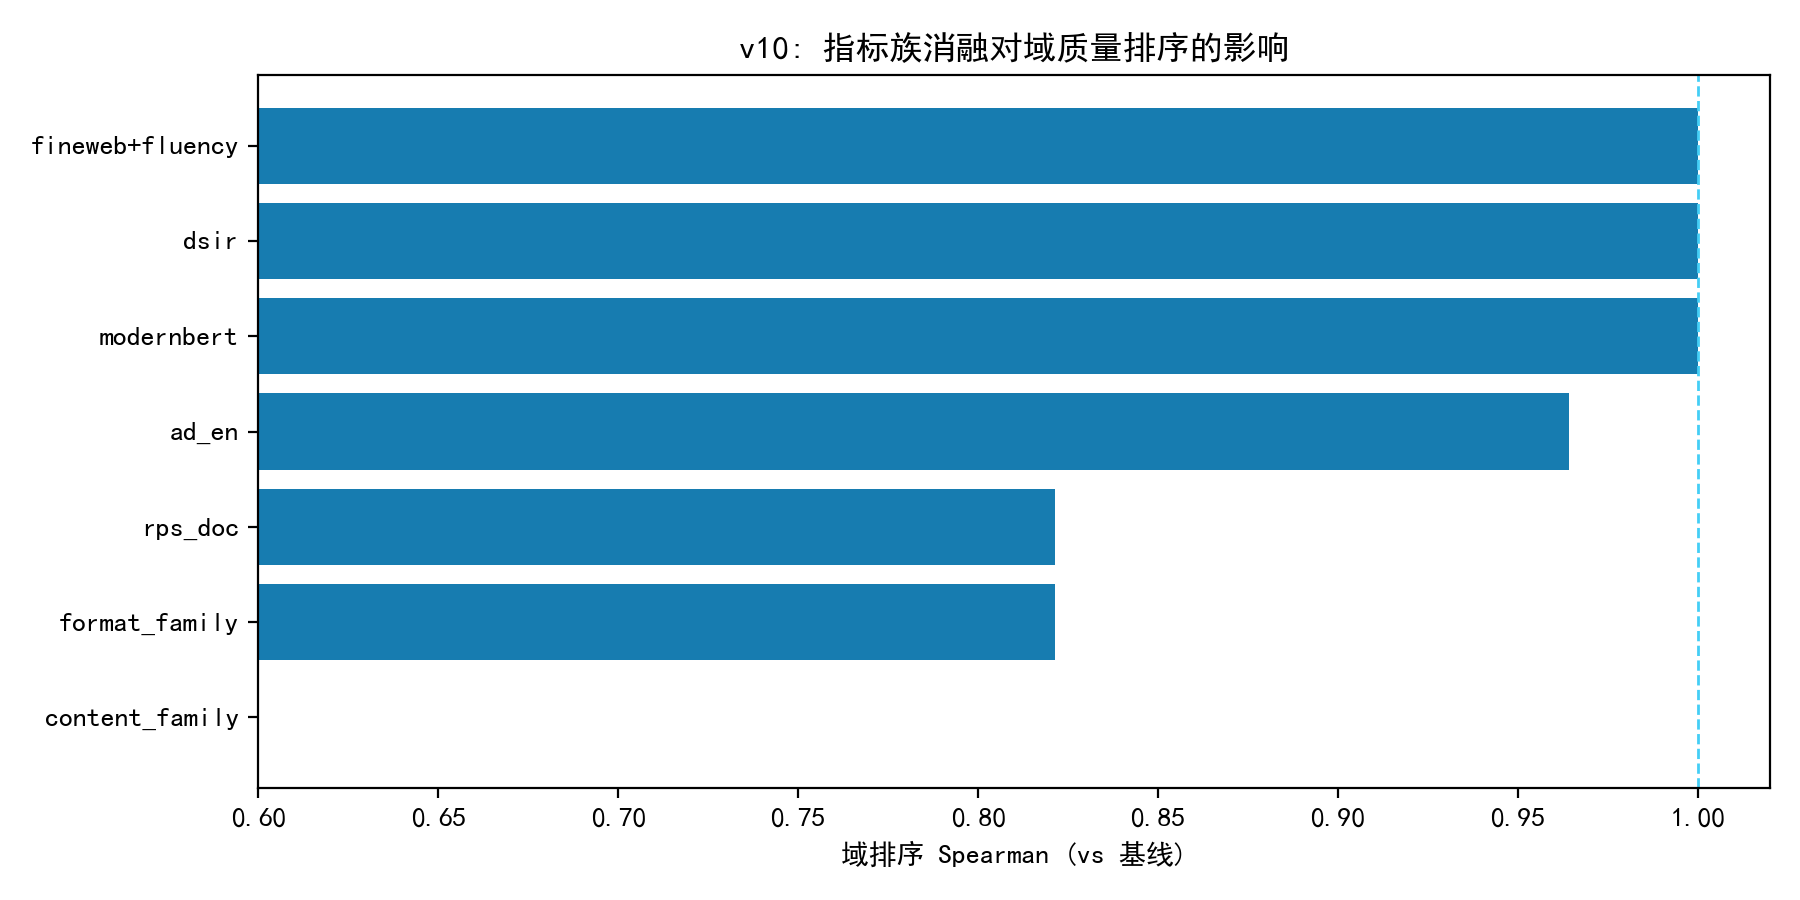

Recreate this plot in Python.
# -*- coding: utf-8 -*-
"""
v10 实验: 问题一质量评分指标消融 (指标族敏感性)
对 22 个质量指标做留一/留族消融, 重算组合赋权+TOPSIS 的域级质量排序:
  - 留一单个指标 (22 次)
  - 留整个"内容质量族" / "格式洁净族"
  - 留 modernbert_* / rps_* / dsir_* 分组
度量: 域排序 Spearman vs 基线, Q 相关, 冲突指数均值漂移, 消解效果变化
结论: 排序是否由某单一指标/指标族决定? 冲突与消解是否稳健?
输出: experiments/v10_p1_ablation.csv + 图
"""
import os, sys, json
import numpy as np
import pandas as pd
sys.path.insert(0, os.path.join(os.path.dirname(__file__), "..", "code"))
import p1_quality as P
from common import A, RES, FIG, BASE
from scipy.stats import spearmanr

EX = os.path.join(os.path.dirname(__file__))
os.makedirs(EX, exist_ok=True)

import matplotlib
matplotlib.use("Agg")
import matplotlib.pyplot as plt
import matplotlib.font_manager as fm
for _f in ("SimHei.ttf", "simsun.ttf"):
    _p = os.path.join(BASE, _f)
    if os.path.exists(_p):
        fm.fontManager.addfont(_p)
plt.rcParams["font.sans-serif"] = ["SimHei"]
plt.rcParams["axes.unicode_minus"] = False
plt.rcParams["axes.prop_cycle"] = "cycler(color=['#177cb0', '#1685a9', '#3eede7', '#70f3ff', '#44cef6', '#88ada6'])"
import plotstyle


def load_data():
    a1 = P.load_jsonl_xz(os.path.join(A, "slimpajama_quality_signal_sample.jsonl.xz"))
    a2 = P.load_jsonl_xz(os.path.join(A, "slimpajama_quality_extended", "arxiv_part-6777d8857c6e-000486.jsonl.xz"))
    a3 = P.load_jsonl_xz(os.path.join(A, "slimpajama_quality_extended", "github_part-6777d8857c6e-000275.jsonl.xz"))
    df = pd.concat([P.build_frame(a1), P.build_frame(a2, domain_hint="arxiv"),
                    P.build_frame(a3, domain_hint="github")], ignore_index=True)
    Xraw = df[P.ALL_IND].to_numpy(dtype=float)
    for j, k in enumerate(P.ALL_IND):
        if not P.DIRECTION[k]:
            Xraw[:, j] = -Xraw[:, j]
    X = P.winsorize_minmax(Xraw)
    dom = df["_source_domain"].to_numpy()
    return X, dom


def fast_critic_weight(X):
    """快速 CRITIC: Spearman 相关 = 秩的 Pearson 相关 (向量化 np.corrcoef)"""
    n, m = X.shape
    Rk = np.apply_along_axis(lambda v: pd.Series(v).rank(method="first").to_numpy(), 0, X)
    Rk = Rk / (n - 1) * 2 - 1
    Cmat = np.corrcoef(Rk, rowvar=False)
    Cmat = np.nan_to_num(Cmat)
    std = np.nanstd(X, axis=0, ddof=1)
    conflict = np.sum(1 - np.abs(Cmat), axis=1)
    C = std * conflict
    w = C / C.sum()
    return w


def domain_rank(X, dom):
    w_ent, _ = P.entropy_weight(X)
    w_cri = fast_critic_weight(X)
    w = 0.5 * w_ent + 0.5 * w_cri
    Q = P.topsis(X, w)
    dq = pd.DataFrame({"Q": Q, "domain": dom})
    grp = dq.groupby("domain")["Q"].mean().sort_values(ascending=False)
    return grp, w


def main():
    X, dom = load_data()
    n = len(X)
    print("data:", X.shape)

    # 基线
    grp0, w0 = domain_rank(X, dom)
    doms = grp0.index.tolist()
    print("基线域排序:", dict(zip(doms, np.round(grp0.values, 3))))
    ci0, qc0, qf0 = P.conflict_index(X)
    Qr0 = P.robust_resolve(X, w0, k=6)
    hi0 = ci0 > np.quantile(ci0[~np.isnan(ci0)], 0.9)
    resolv0 = float(np.nanmean(Qr0[hi0]) - np.nanmean(Qr0[~hi0]))

    rows = []
    groups = {"content_family": P.FAMILY_C, "format_family": P.FAMILY_F,
              "modernbert": [k for k in P.ALL_IND if k.startswith("modernbert")],
              "rps_doc": [k for k in P.ALL_IND if k.startswith("rps_doc")],
              "dsir": [k for k in P.ALL_IND if k.startswith("dsir")],
              "fineweb+fluency": ["fineweb_edu", "fluency_en"],
              "ad_en": ["ad_en"]}
    keep_set = {name: sorted(set(P.ALL_IND) - set(ks)) for name, ks in groups.items()}

    for name, keep in keep_set.items():
        jj = [P.ALL_IND.index(k) for k in keep]
        Xa = X[:, jj]
        grp, wa = domain_rank(Xa, dom)
        rk0 = pd.Series(np.arange(len(grp)), index=grp.index)
        rk_base = pd.Series(np.arange(len(grp0)), index=grp0.index)
        rho = rk0.reindex(doms).corr(rk_base.reindex(doms), method="spearman")
        # Q 相关 (对齐域均值)
        q0a = grp0.reindex(doms).to_numpy()
        q1a = grp.reindex(doms).to_numpy()
        qcorr = float(np.corrcoef(q0a, q1a)[0, 1])
        # 两族冲突: 在缩减列集上按族名重索引
        jc = [jj.index(P.ALL_IND.index(k)) for k in P.FAMILY_C if k in keep]
        jf = [jj.index(P.ALL_IND.index(k)) for k in P.FAMILY_F if k in keep]
        if jc and jf:
            qc = Xa[:, jc].mean(axis=1)
            qf = Xa[:, jf].mean(axis=1)
            ci = np.abs(qc - qf)
            Qr = P.robust_resolve(Xa, wa, k=6)
            hi = ci > np.nanquantile(ci, 0.9)
            resolv = float(np.nanmean(Qr[hi]) - np.nanmean(Qr[~hi]))
            cm = float(np.nanmean(ci))
        else:
            ci = np.full(len(X), np.nan)
            resolv, cm = np.nan, np.nan
        rows.append({"ablation": name, "n_ind": len(keep), "removed": len(P.ALL_IND) - len(keep),
                     "domain_rank_spearman": float(rho), "domain_Q_corr": qcorr,
                     "conflict_mean": cm, "resolution_gain": resolv,
                     "top_domain": grp.index[0]})
        print(f"[{name}] 保留{len(keep)}指标: 排序rho={rho:.3f} Q相关={qcorr:.3f} "
              f"冲突均值={cm:.3f} 消解增益={resolv:.3f} top={grp.index[0]}")

    # 留一单指标
    for k in P.ALL_IND:
        keep = [x for x in P.ALL_IND if x != k]
        jj = [P.ALL_IND.index(x) for x in keep]
        grp, wa = domain_rank(X[:, jj], dom)
        rk0 = pd.Series(np.arange(len(grp0)), index=grp0.index)
        rk1 = pd.Series(np.arange(len(grp)), index=grp.index)
        rho = rk0.reindex(doms).corr(rk1.reindex(doms), method="spearman")
        rows.append({"ablation": "leave1_" + k, "n_ind": len(keep), "removed": 1,
                     "domain_rank_spearman": float(rho), "domain_Q_corr": np.nan,
                     "conflict_mean": np.nan, "resolution_gain": np.nan, "top_domain": grp.index[0]})

    abl = pd.DataFrame(rows)
    abl.to_csv(os.path.join(EX, "v10_p1_ablation.csv"), index=False, encoding="utf-8-sig")
    lo = abl[abl["ablation"].str.startswith("leave1")]
    print("\n留一单指标: 排序rho 最小 =", lo["domain_rank_spearman"].min().round(4),
          "于", lo.loc[lo["domain_rank_spearman"].idxmin(), "ablation"])
    print("留一单指标: rho 中位数 =", lo["domain_rank_spearman"].median().round(4))

    # 图: 留族消融的排序相关性
    fig, ax = plt.subplots(figsize=(9, 4.5))
    gl = abl[~abl["ablation"].str.startswith("leave1")]
    gl = gl.sort_values("domain_rank_spearman")
    ax.barh(gl["ablation"], gl["domain_rank_spearman"], color="#177cb0")
    ax.axvline(1.0, color="#44cef6", ls="--", lw=1)
    ax.set_xlabel("域排序 Spearman (vs 基线)"); ax.set_xlim(0.6, 1.02)
    ax.set_title("v10: 指标族消融对域质量排序的影响")
    fig.tight_layout(); fig.savefig(os.path.join(EX, "v10_p1_ablation.png"), dpi=200); plt.close(fig)

    print("\ndone v10")


if __name__ == "__main__":
    main()
